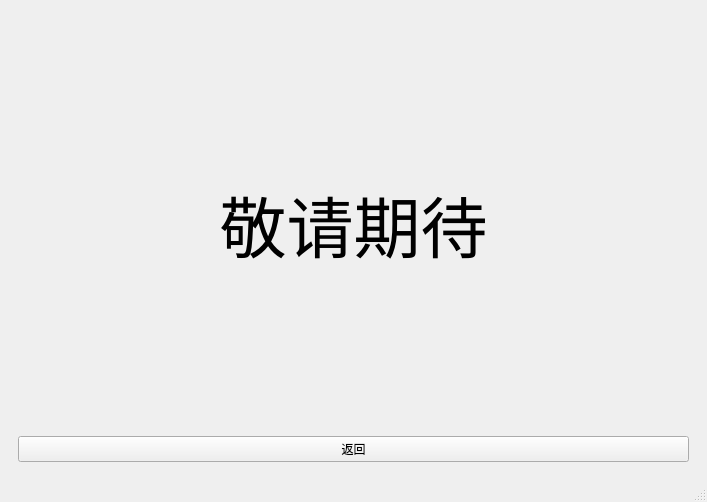
<?xml version="1.0" encoding="UTF-8"?>
<ui version="4.0">
 <class>MainWindow</class>
 <widget class="QMainWindow" name="MainWindow">
  <property name="geometry">
   <rect>
    <x>0</x>
    <y>0</y>
    <width>707</width>
    <height>502</height>
   </rect>
  </property>
  <property name="windowTitle">
   <string>MainWindow</string>
  </property>
  <widget class="QWidget" name="centralwidget">
   <property name="enabled">
    <bool>true</bool>
   </property>
   <layout class="QVBoxLayout" name="verticalLayout">
    <item>
     <widget class="QStackedWidget" name="stackedWidget">
      <property name="currentIndex">
       <number>3</number>
      </property>
      <widget class="QWidget" name="pageInit">
       <layout class="QVBoxLayout" name="verticalLayout_4">
        <item>
         <widget class="QLabel" name="labelStart">
          <property name="font">
           <font>
            <family>Noto Serif SC</family>
            <pointsize>50</pointsize>
            <bold>true</bold>
           </font>
          </property>
          <property name="text">
           <string>malei的计算器</string>
          </property>
          <property name="alignment">
           <set>Qt::AlignmentFlag::AlignCenter</set>
          </property>
         </widget>
        </item>
        <item>
         <widget class="QPushButton" name="btnBasic">
          <property name="text">
           <string>基本运算</string>
          </property>
         </widget>
        </item>
        <item>
         <widget class="QPushButton" name="btnCalc">
          <property name="text">
           <string>计算器</string>
          </property>
         </widget>
        </item>
        <item>
         <widget class="QPushButton" name="btnHandwrite">
          <property name="text">
           <string>手写识别【待开展】</string>
          </property>
         </widget>
        </item>
       </layout>
      </widget>
      <widget class="QWidget" name="pageBasic">
       <property name="sizePolicy">
        <sizepolicy hsizetype="Fixed" vsizetype="Preferred">
         <horstretch>0</horstretch>
         <verstretch>0</verstretch>
        </sizepolicy>
       </property>
       <layout class="QVBoxLayout" name="verticalLayout_5">
        <item>
         <layout class="QHBoxLayout" name="horizontalLayout">
          <item>
           <widget class="QLineEdit" name="editA">
            <property name="alignment">
             <set>Qt::AlignmentFlag::AlignCenter</set>
            </property>
           </widget>
          </item>
          <item>
           <widget class="QComboBox" name="opBox">
            <item>
             <property name="text">
              <string>+</string>
             </property>
            </item>
            <item>
             <property name="text">
              <string>-</string>
             </property>
            </item>
            <item>
             <property name="text">
              <string>*</string>
             </property>
            </item>
            <item>
             <property name="text">
              <string>/</string>
             </property>
            </item>
           </widget>
          </item>
          <item>
           <widget class="QLineEdit" name="editB">
            <property name="alignment">
             <set>Qt::AlignmentFlag::AlignCenter</set>
            </property>
           </widget>
          </item>
         </layout>
        </item>
        <item>
         <widget class="QPushButton" name="btnEqual">
          <property name="text">
           <string>=</string>
          </property>
         </widget>
        </item>
        <item>
         <widget class="QLineEdit" name="editResult">
          <property name="alignment">
           <set>Qt::AlignmentFlag::AlignCenter</set>
          </property>
          <property name="readOnly">
           <bool>true</bool>
          </property>
         </widget>
        </item>
        <item>
         <widget class="QPushButton" name="btnReturnFromBasic">
          <property name="text">
           <string>返回</string>
          </property>
         </widget>
        </item>
       </layout>
      </widget>
      <widget class="QWidget" name="pageCalc">
       <layout class="QVBoxLayout" name="verticalLayout_7">
        <item>
         <widget class="QLineEdit" name="editArea">
          <property name="font">
           <font>
            <pointsize>80</pointsize>
           </font>
          </property>
         </widget>
        </item>
        <item>
         <widget class="QLineEdit" name="editStatus">
          <property name="alignment">
           <set>Qt::AlignmentFlag::AlignCenter</set>
          </property>
          <property name="readOnly">
           <bool>true</bool>
          </property>
         </widget>
        </item>
        <item>
         <layout class="QGridLayout" name="gridLayout">
          <item row="2" column="0">
           <widget class="QPushButton" name="btn4">
            <property name="sizePolicy">
             <sizepolicy hsizetype="Expanding" vsizetype="Expanding">
              <horstretch>0</horstretch>
              <verstretch>0</verstretch>
             </sizepolicy>
            </property>
            <property name="text">
             <string>4</string>
            </property>
           </widget>
          </item>
          <item row="2" column="1">
           <widget class="QPushButton" name="btn5">
            <property name="sizePolicy">
             <sizepolicy hsizetype="Expanding" vsizetype="Expanding">
              <horstretch>0</horstretch>
              <verstretch>0</verstretch>
             </sizepolicy>
            </property>
            <property name="text">
             <string>5</string>
            </property>
           </widget>
          </item>
          <item row="5" column="3">
           <widget class="QPushButton" name="btnDiv">
            <property name="sizePolicy">
             <sizepolicy hsizetype="Expanding" vsizetype="Expanding">
              <horstretch>0</horstretch>
              <verstretch>0</verstretch>
             </sizepolicy>
            </property>
            <property name="text">
             <string>/</string>
            </property>
           </widget>
          </item>
          <item row="4" column="0">
           <widget class="QPushButton" name="btn0">
            <property name="sizePolicy">
             <sizepolicy hsizetype="Expanding" vsizetype="Expanding">
              <horstretch>0</horstretch>
              <verstretch>0</verstretch>
             </sizepolicy>
            </property>
            <property name="text">
             <string>0</string>
            </property>
           </widget>
          </item>
          <item row="1" column="3">
           <widget class="QPushButton" name="btnBack">
            <property name="sizePolicy">
             <sizepolicy hsizetype="Expanding" vsizetype="Expanding">
              <horstretch>0</horstretch>
              <verstretch>0</verstretch>
             </sizepolicy>
            </property>
            <property name="text">
             <string>BACKSPACE</string>
            </property>
           </widget>
          </item>
          <item row="2" column="3">
           <widget class="QPushButton" name="btnAdd">
            <property name="sizePolicy">
             <sizepolicy hsizetype="Expanding" vsizetype="Expanding">
              <horstretch>0</horstretch>
              <verstretch>0</verstretch>
             </sizepolicy>
            </property>
            <property name="text">
             <string>+</string>
            </property>
           </widget>
          </item>
          <item row="2" column="2">
           <widget class="QPushButton" name="btn6">
            <property name="sizePolicy">
             <sizepolicy hsizetype="Expanding" vsizetype="Expanding">
              <horstretch>0</horstretch>
              <verstretch>0</verstretch>
             </sizepolicy>
            </property>
            <property name="text">
             <string>6</string>
            </property>
           </widget>
          </item>
          <item row="1" column="2">
           <widget class="QPushButton" name="btn3">
            <property name="sizePolicy">
             <sizepolicy hsizetype="Expanding" vsizetype="Expanding">
              <horstretch>0</horstretch>
              <verstretch>0</verstretch>
             </sizepolicy>
            </property>
            <property name="text">
             <string>3</string>
            </property>
           </widget>
          </item>
          <item row="4" column="3">
           <widget class="QPushButton" name="btnMul">
            <property name="sizePolicy">
             <sizepolicy hsizetype="Expanding" vsizetype="Expanding">
              <horstretch>0</horstretch>
              <verstretch>0</verstretch>
             </sizepolicy>
            </property>
            <property name="text">
             <string>*</string>
            </property>
           </widget>
          </item>
          <item row="1" column="1">
           <widget class="QPushButton" name="btn2">
            <property name="sizePolicy">
             <sizepolicy hsizetype="Expanding" vsizetype="Expanding">
              <horstretch>0</horstretch>
              <verstretch>0</verstretch>
             </sizepolicy>
            </property>
            <property name="text">
             <string>2</string>
            </property>
           </widget>
          </item>
          <item row="5" column="2">
           <widget class="QPushButton" name="btnEqualCalc">
            <property name="sizePolicy">
             <sizepolicy hsizetype="Expanding" vsizetype="Expanding">
              <horstretch>0</horstretch>
              <verstretch>0</verstretch>
             </sizepolicy>
            </property>
            <property name="text">
             <string>=</string>
            </property>
           </widget>
          </item>
          <item row="4" column="2">
           <widget class="QPushButton" name="btnClear">
            <property name="sizePolicy">
             <sizepolicy hsizetype="Expanding" vsizetype="Expanding">
              <horstretch>0</horstretch>
              <verstretch>0</verstretch>
             </sizepolicy>
            </property>
            <property name="text">
             <string>C</string>
            </property>
           </widget>
          </item>
          <item row="3" column="2">
           <widget class="QPushButton" name="btn9">
            <property name="sizePolicy">
             <sizepolicy hsizetype="Expanding" vsizetype="Expanding">
              <horstretch>0</horstretch>
              <verstretch>0</verstretch>
             </sizepolicy>
            </property>
            <property name="text">
             <string>9</string>
            </property>
           </widget>
          </item>
          <item row="5" column="1">
           <widget class="QPushButton" name="btnRight">
            <property name="sizePolicy">
             <sizepolicy hsizetype="Expanding" vsizetype="Expanding">
              <horstretch>0</horstretch>
              <verstretch>0</verstretch>
             </sizepolicy>
            </property>
            <property name="text">
             <string>→</string>
            </property>
           </widget>
          </item>
          <item row="3" column="1">
           <widget class="QPushButton" name="btn8">
            <property name="sizePolicy">
             <sizepolicy hsizetype="Expanding" vsizetype="Expanding">
              <horstretch>0</horstretch>
              <verstretch>0</verstretch>
             </sizepolicy>
            </property>
            <property name="text">
             <string>8</string>
            </property>
           </widget>
          </item>
          <item row="4" column="1">
           <widget class="QPushButton" name="btnDot">
            <property name="sizePolicy">
             <sizepolicy hsizetype="Expanding" vsizetype="Expanding">
              <horstretch>0</horstretch>
              <verstretch>0</verstretch>
             </sizepolicy>
            </property>
            <property name="text">
             <string>.</string>
            </property>
           </widget>
          </item>
          <item row="6" column="1">
           <widget class="QPushButton" name="btnRbrac">
            <property name="sizePolicy">
             <sizepolicy hsizetype="Expanding" vsizetype="Expanding">
              <horstretch>0</horstretch>
              <verstretch>0</verstretch>
             </sizepolicy>
            </property>
            <property name="text">
             <string>)</string>
            </property>
           </widget>
          </item>
          <item row="1" column="0">
           <widget class="QPushButton" name="btn1">
            <property name="sizePolicy">
             <sizepolicy hsizetype="Expanding" vsizetype="Expanding">
              <horstretch>0</horstretch>
              <verstretch>0</verstretch>
             </sizepolicy>
            </property>
            <property name="text">
             <string>1</string>
            </property>
           </widget>
          </item>
          <item row="6" column="2" colspan="2">
           <widget class="QPushButton" name="btnReturnFromCalc">
            <property name="sizePolicy">
             <sizepolicy hsizetype="Expanding" vsizetype="Expanding">
              <horstretch>0</horstretch>
              <verstretch>0</verstretch>
             </sizepolicy>
            </property>
            <property name="text">
             <string>返回</string>
            </property>
           </widget>
          </item>
          <item row="6" column="0">
           <widget class="QPushButton" name="btnLBrac">
            <property name="sizePolicy">
             <sizepolicy hsizetype="Expanding" vsizetype="Expanding">
              <horstretch>0</horstretch>
              <verstretch>0</verstretch>
             </sizepolicy>
            </property>
            <property name="text">
             <string>(</string>
            </property>
           </widget>
          </item>
          <item row="5" column="0">
           <widget class="QPushButton" name="btnLeft">
            <property name="sizePolicy">
             <sizepolicy hsizetype="Expanding" vsizetype="Expanding">
              <horstretch>0</horstretch>
              <verstretch>0</verstretch>
             </sizepolicy>
            </property>
            <property name="text">
             <string>←</string>
            </property>
           </widget>
          </item>
          <item row="3" column="0">
           <widget class="QPushButton" name="btn7">
            <property name="sizePolicy">
             <sizepolicy hsizetype="Expanding" vsizetype="Expanding">
              <horstretch>0</horstretch>
              <verstretch>0</verstretch>
             </sizepolicy>
            </property>
            <property name="text">
             <string>7</string>
            </property>
           </widget>
          </item>
          <item row="3" column="3">
           <widget class="QPushButton" name="btnSub">
            <property name="sizePolicy">
             <sizepolicy hsizetype="Expanding" vsizetype="Expanding">
              <horstretch>0</horstretch>
              <verstretch>0</verstretch>
             </sizepolicy>
            </property>
            <property name="text">
             <string>-</string>
            </property>
           </widget>
          </item>
         </layout>
        </item>
       </layout>
      </widget>
      <widget class="QWidget" name="pageHW">
       <layout class="QVBoxLayout" name="verticalLayout_2">
        <item>
         <widget class="QLabel" name="label_2">
          <property name="sizePolicy">
           <sizepolicy hsizetype="Expanding" vsizetype="Expanding">
            <horstretch>0</horstretch>
            <verstretch>0</verstretch>
           </sizepolicy>
          </property>
          <property name="font">
           <font>
            <family>MT Extra</family>
            <pointsize>50</pointsize>
           </font>
          </property>
          <property name="text">
           <string>敬请期待</string>
          </property>
          <property name="alignment">
           <set>Qt::AlignmentFlag::AlignCenter</set>
          </property>
         </widget>
        </item>
        <item>
         <widget class="QPushButton" name="btnReturnFromHW">
          <property name="text">
           <string>返回</string>
          </property>
         </widget>
        </item>
       </layout>
      </widget>
     </widget>
    </item>
   </layout>
  </widget>
  <widget class="QMenuBar" name="menubar">
   <property name="geometry">
    <rect>
     <x>0</x>
     <y>0</y>
     <width>707</width>
     <height>17</height>
    </rect>
   </property>
  </widget>
  <widget class="QStatusBar" name="statusbar"/>
 </widget>
 <resources/>
 <connections/>
</ui>
